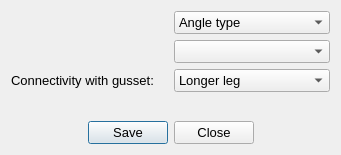
<?xml version="1.0" encoding="UTF-8"?>
<ui version="4.0">
 <class>Dialog</class>
 <widget class="QDialog" name="Dialog">
  <property name="geometry">
   <rect>
    <x>0</x>
    <y>0</y>
    <width>341</width>
    <height>155</height>
   </rect>
  </property>
  <property name="windowTitle">
   <string>Single angle</string>
  </property>
  <layout class="QGridLayout" name="gridLayout">
   <item row="4" column="0" colspan="2">
    <layout class="QHBoxLayout" name="horizontalLayout">
     <item>
      <spacer name="horizontalSpacer">
       <property name="orientation">
        <enum>Qt::Horizontal</enum>
       </property>
       <property name="sizeHint" stdset="0">
        <size>
         <width>40</width>
         <height>20</height>
        </size>
       </property>
      </spacer>
     </item>
     <item>
      <widget class="QPushButton" name="btn_save">
       <property name="font">
        <font>
         <family>Arial</family>
         <pointsize>10</pointsize>
        </font>
       </property>
       <property name="text">
        <string>Save</string>
       </property>
      </widget>
     </item>
     <item>
      <widget class="QPushButton" name="btn_close">
       <property name="font">
        <font>
         <family>Arial</family>
         <pointsize>10</pointsize>
        </font>
       </property>
       <property name="text">
        <string>Close</string>
       </property>
      </widget>
     </item>
     <item>
      <spacer name="horizontalSpacer_2">
       <property name="orientation">
        <enum>Qt::Horizontal</enum>
       </property>
       <property name="sizeHint" stdset="0">
        <size>
         <width>40</width>
         <height>20</height>
        </size>
       </property>
      </spacer>
     </item>
    </layout>
   </item>
   <item row="0" column="1">
    <widget class="QComboBox" name="comboBox_sign_angle">
     <property name="font">
      <font>
       <family>Arial</family>
       <pointsize>10</pointsize>
      </font>
     </property>
     <item>
      <property name="text">
       <string>Angle type</string>
      </property>
     </item>
     <item>
      <property name="text">
       <string>Equal angle</string>
      </property>
     </item>
     <item>
      <property name="text">
       <string>Unequal angle</string>
      </property>
     </item>
    </widget>
   </item>
   <item row="2" column="0">
    <widget class="QLabel" name="label">
     <property name="font">
      <font>
       <family>Arial</family>
       <pointsize>10</pointsize>
      </font>
     </property>
     <property name="text">
      <string>Connectivity with gusset:</string>
     </property>
    </widget>
   </item>
   <item row="1" column="1">
    <widget class="QComboBox" name="comboBox_sign_selct_section">
     <property name="font">
      <font>
       <family>Arial</family>
       <pointsize>10</pointsize>
      </font>
     </property>
    </widget>
   </item>
   <item row="2" column="1">
    <widget class="QComboBox" name="comboBox_sign_leg">
     <property name="font">
      <font>
       <family>Arial</family>
       <pointsize>10</pointsize>
      </font>
     </property>
     <item>
      <property name="text">
       <string>Longer leg</string>
      </property>
     </item>
     <item>
      <property name="text">
       <string>Shorter leg</string>
      </property>
     </item>
    </widget>
   </item>
   <item row="3" column="0">
    <spacer name="verticalSpacer">
     <property name="orientation">
      <enum>Qt::Vertical</enum>
     </property>
     <property name="sizeHint" stdset="0">
      <size>
       <width>20</width>
       <height>40</height>
      </size>
     </property>
    </spacer>
   </item>
  </layout>
 </widget>
 <resources/>
 <connections/>
</ui>
